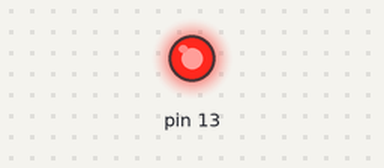
Simulated run of this sketch. Board: Arduino Uno, built with avr-gcc and run on an emulated ATmega328P. On the bench: output pins drawn as LEDs (lit = HIGH).

Above: at 0.05 s.
At 2.2 s:
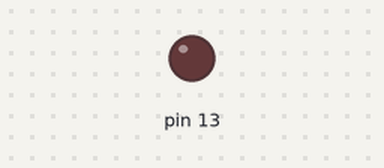
Timing chart, 0 to 4.4 s (numbered marks = the images above):
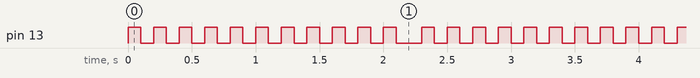

The sketch:

sketch.ino
```cpp
void setup() {
  pinMode(13, OUTPUT);
}

void loop() {
  int i;
  for(i = 0; i <= 10; i++){
    digitalWrite(13, HIGH);
    delay(100);
    digitalWrite(13, LOW);
    delay(100);
  }
    delay(100);
}
```

Measured:
- by itself, pin 13: moves between LOW and HIGH, repeating every 1.9 s
